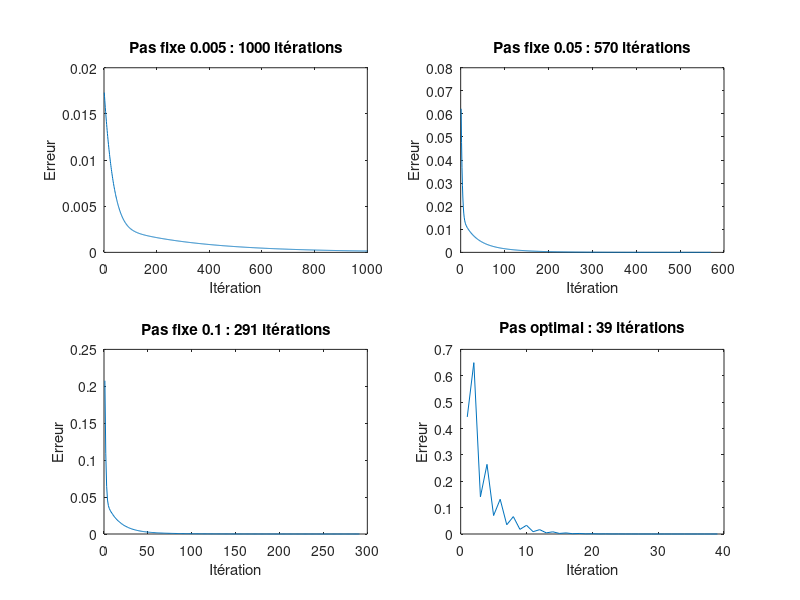

Here is the MATLAB script that generated this plot:

function main
    % Déclaration des optimals
    A = [1,1,1;
         1,2,2;
         1,2,3];
    k = [1;
         1;
         1];
    alpha = 0.01;
    tol = 1e-6;
    itermax = 1000;

    [p_const, erreur_const, n_iter_const] = Gradientfixe(A, k, alpha, tol, itermax);
    [p_var, erreur_var, n_iter_var] = Gradientoptimal(A, k, tol, itermax);

    % 4 cas
    [p1, e1, i1] = Gradientfixe(A, k, 0.005, tol, itermax);
    [p2, e2, i2] = Gradientfixe(A, k, 0.05, tol, itermax);
    [p3, e3, i3] = Gradientfixe(A, k, 0.1, tol, itermax);
    [p4, e4, i4] = Gradientoptimal(A, k, tol, itermax);

    % Affichage
    figure('Position', [100, 100, 1000, 700]);

    subplot(2,2,1);
    plot(e1);
    title(sprintf('Pas fixe 0.005 : %d itérations', i1));
    xlabel('Itération'); ylabel('Erreur');

    subplot(2,2,2);
    plot(e2);
    title(sprintf('Pas fixe 0.05 : %d itérations', i2));
    xlabel('Itération'); ylabel('Erreur');

    subplot(2,2,3);
    plot(e3);
    title(sprintf('Pas fixe 0.1 : %d itérations', i3));
    xlabel('Itération'); ylabel('Erreur');

    subplot(2,2,4);
    plot(e4);
    title(sprintf('Pas optimal : %d itérations', i4));
    xlabel('Itération'); ylabel('Erreur');

end

%% Gradient de la fonction
function g = gradient(A, p, k)
    g = A * p - k;
end

%% Méthode du gradient à pas fixe
function [p, erreur, n_iter] = Gradientfixe(A, k, alpha, tol, itermax)
    erreur = [];
    n = length(k);
    p{1} = rand(n, 1);

    for i = 1:itermax
        g = gradient(A, p{i}, k);
        p{i+1} = p{i} - alpha * g;
        err = norm(p{i+1} - p{i});
        erreur(end+1) = err;

        if err < tol
            break;
        end
    end

    n_iter = i;
end

%% Méthode du gradient à pas optimal
function [p, erreur, n_iter] = Gradientoptimal(A, k, tol, itermax)
    erreur = [];
    n = length(k);
    p{1} = rand(n, 1);

    for i = 1:itermax
        g = gradient(A, p{i}, k);

        a2 = (g') * A * g / 2;
        a1 = (k' * g) - (p{i}' * A * g / 2) - (g' * A * p{i} / 2);
        alpha = -a1 / (2 * a2);

        p{i+1} = p{i} - alpha * g;
        err = norm(p{i+1} - p{i});
        erreur(end+1) = err;

        if err < tol
            break;
        end
    end

    n_iter = i;
end
